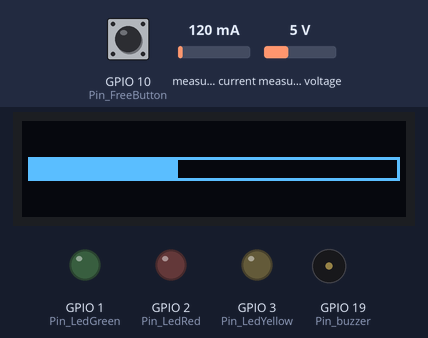
A sketch run on a simulated ESP32-S3. Shown: 128×32 one-colour display, output pins drawn as LEDs (lit = HIGH), buzzer (waves = sounding). The inputs (shaded band) are chosen by the test bench; at power-on: measured voltage 5 V, GPIO 10 (Pin_FreeButton) HIGH, measured current 120 mA. The display library's start-up logo is not drawn; what the sketch prints to the serial monitor is not drawn.

Above: at 1.2 s.
1.3 s: measured voltage set to 0.3 V
At 5.8 s:
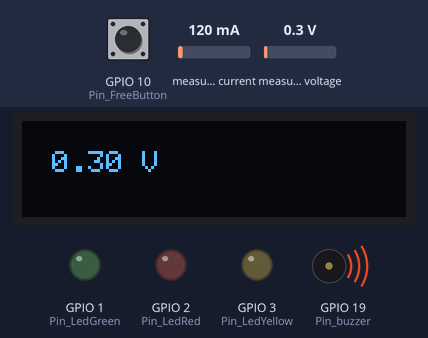
6.2 s: GPIO 10 (Pin_FreeButton) pulled LOW for 1 s
At 8.2 s:
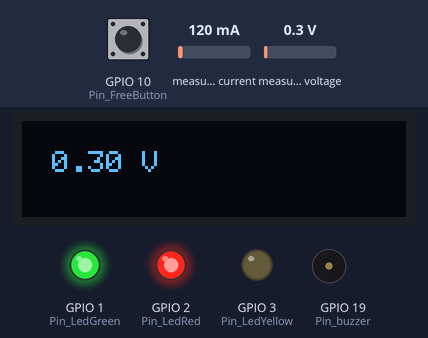
8.7 s: measured voltage set to 3.8 V
At 10.2 s:
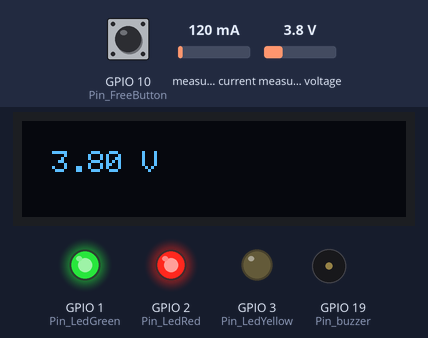
10.5 s: measured voltage set to 7.5 V
At 12.3 s:
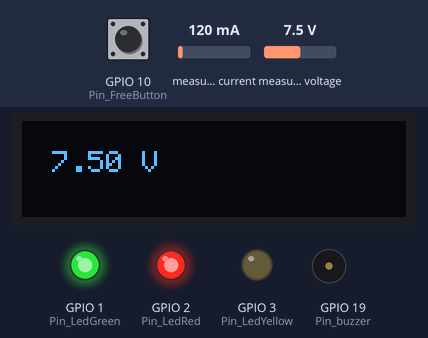
Timing chart, 0 to 13.6 s (numbered marks = the images above; inputs shaded):
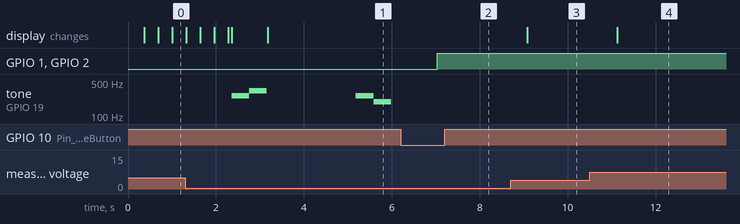

Measured:
- after the input at 6.2 s, GPIO 1 (Pin_LedGreen), GPIO 2 (Pin_LedRed): LOW → HIGH after 0.83 s
- after the input at 8.7 s, the display: changes after 0.38 s (image 3)
- after the input at 10.5 s, the display: changes after 0.63 s (image 4)
- by itself, tone on GPIO 19 (Pin_buzzer): plays 262 Hz for 0.40 s, 330 Hz for 0.40 s, 262 Hz for 0.40 s, 196 Hz for 0.40 s

The sketch:

ide.ino
```cpp
#include <Arduino.h>
#include <Wire.h>
#include <Adafruit_INA219.h>
#include <OneWire.h>
#include <DallasTemperature.h>
#include <Adafruit_GFX.h>
#include <Adafruit_SSD1306.h>

#define Pin_i2c_scl 4
#define Pin_i2c_sda 5
#define Pin_buzzer 19
#define Pin_ds18b20 18
#define Pin_LedGreen 1
#define Pin_LedRed 2
#define Pin_LedYellow 3
#define Pin_FreeButton 10

Adafruit_INA219 VoltageSensor;
OneWire oneWire(Pin_ds18b20);
DallasTemperature ds18(&oneWire);
Adafruit_SSD1306 display;

int playMelody(int melody[], int noteDuration)
{
  for (int i = 0; i < sizeof(melody) / sizeof(melody[0]); i++)
  {
    tone(Pin_buzzer, melody[i], noteDuration);
    delay(noteDuration);
  }
  noTone(Pin_buzzer);
  return 0;
}
int playSuccessMelody()
{
  int successMelody[] = {262, 330, 392, 523, 392, 330, 262, 392, 523, 659, 523, 392, 262, 659, 784, 880};
  int noteDuration = 400;
  playMelody(successMelody, noteDuration);
  return 0;
}
int playErrorMelody()
{
  int errorMelody[] = {262, 196, 196, 262, 330, 247, 247, 330};
  int noteDuration = 400;
  playMelody(errorMelody, noteDuration);
  return 0;
}

void handleButtonPress()
{
  static bool buttonState = HIGH;
  static bool lastButtonState = HIGH;

  buttonState = digitalRead(Pin_FreeButton);

  if (buttonState == LOW && lastButtonState == HIGH)
  {
    digitalWrite(Pin_LedGreen, !digitalRead(Pin_LedGreen));
    digitalWrite(Pin_LedRed, !digitalRead(Pin_LedRed));
  }
  lastButtonState = buttonState;
}

int getIna219Data()
{
  float shuntvoltage = 0;
  float busvoltage = 0;
  float current_mA = 0;
  float loadvoltage = 0;
  float power_mW = 0;

  shuntvoltage = VoltageSensor.getShuntVoltage_mV();
  busvoltage = VoltageSensor.getBusVoltage_V();
  current_mA = VoltageSensor.getCurrent_mA();
  power_mW = VoltageSensor.getPower_mW();
  loadvoltage = busvoltage + (shuntvoltage / 1000);

  Serial.print("Bus Voltage:   ");
  Serial.print(busvoltage);
    drawVoltage(String(busvoltage)+" V");
  Serial.println(" V");
  Serial.print("Shunt Voltage: ");
  Serial.print(shuntvoltage);
  Serial.println(" mV");
  Serial.print("Load Voltage:  ");
  Serial.print(loadvoltage);
  Serial.println(" V");
  Serial.print("Current:       ");
  Serial.print(current_mA);
  Serial.println(" mA");
  Serial.print("Power:         ");
  Serial.print(power_mW);
  Serial.println(" mW");
  Serial.println("");

  return 0;
}
int setLedRainbow()
{

  int ledPins[] = {Pin_LedGreen, Pin_LedRed, Pin_LedYellow};

  for (int i = 0; i < 3; i++)
  {
    digitalWrite(ledPins[i], HIGH);
    delay(200);
    digitalWrite(ledPins[i], LOW);
    delay(200);
  }

  for (int i = 2; i >= 0; i--)
  {
    digitalWrite(ledPins[i], HIGH);
    delay(200);
    digitalWrite(ledPins[i], LOW);
    delay(200);
  }
}

int getDS18Temp()
{
  ds18.requestTemperatures();
  Serial.print("Temperature: ");
  Serial.print(ds18.getTempCByIndex(0));
  drawVoltage(String(ds18.getTempCByIndex(0))+" C");
  Serial.print((char)176);
  Serial.print("C  |  ");
  Serial.print((ds18.getTempCByIndex(0) * 9.0) / 5.0 + 32.0);
  Serial.print((char)176);
  Serial.println("F");

  return 0;
}

int drawLoadingBar(int percentage)
{
  display.clearDisplay(); // Очистка дисплея

  int x = 2;
  int y = 12;
  int width = 124;
  int height = 8;
  int fillWidth = map(percentage, 0, 100, 0, width);
  display.drawRect(x, y, width, height, WHITE);
  display.fillRect(x, y, fillWidth, height, WHITE);

  display.display();

  return 0;
}

int drawVoltage(String voltage)
{
  display.clearDisplay();
  display.setCursor(10, 10);
  display.println(voltage.c_str());
  display.display();
  return 0;
}

void setup()
{

  Serial.begin(115200);
  pinMode(Pin_buzzer, OUTPUT);
  pinMode(Pin_ds18b20, INPUT);
  pinMode(Pin_LedGreen, OUTPUT);
  pinMode(Pin_LedRed, OUTPUT);
  pinMode(Pin_LedYellow, OUTPUT);
  pinMode(Pin_FreeButton, INPUT);

  ds18.begin();
  Wire.begin(Pin_i2c_sda, Pin_i2c_scl);

  display = Adafruit_SSD1306(128, 32, &Wire);
  display.begin(SSD1306_SWITCHCAPVCC, 0x3C);
  display.display();

  display.setTextSize(1);
  display.setTextColor(WHITE);

  if (!VoltageSensor.begin(&Wire))
  {
    Serial.print("INA219 - Failed to find INA219 chip");
    while (1)
    {
      delay(10);
    }
  }
}

void loop()
{
  for (int percentage = 0; percentage <= 100; percentage++)
  {
    drawLoadingBar(percentage);
    delay(10);
  }

  playSuccessMelody();
  getIna219Data();
  delay(2000);
  playErrorMelody();
  while(1){
   getIna219Data();
   handleButtonPress();
   delay(1000);
  }
}
```
